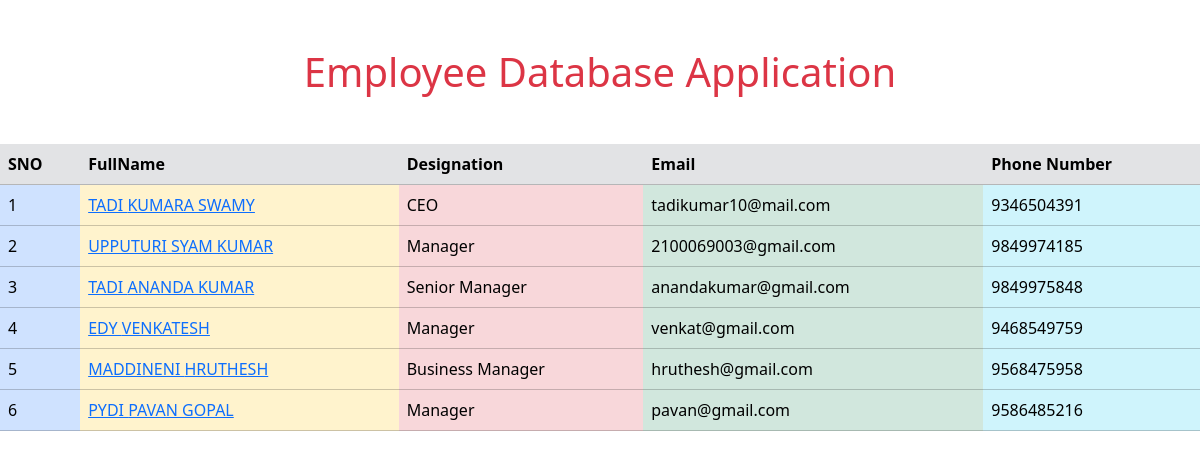
The page / on the database its author committed.
### salary/models.py (models this page shows, shortened)
class Employee(models.Model):
    first_name=models.CharField(max_length=100)
    last_name=models.CharField(max_length=100)
    photo=models.ImageField(upload_to='images')
    designation=models.CharField(max_length=100)
    email_address=models.EmailField(max_length=100,unique=True)
    phone_number=models.CharField(max_length=10)

### Employee/views.py (the view)
# urls.py: 2. Add a URL to urlpatterns:  path('', views.home, name='home')
def home(request):
    employees=Employee.objects.all()
    context={
        'employees':employees,
    }
    return render(request,'home.html',context)

### templates/home.html (shortened to what this page needs)
{% load static %}
<!DOCTYPE html>
<html lang="en">
<head>
    <link href="https://cdn.jsdelivr.net/npm/bootstrap@5.3.3/dist/css/bootstrap.min.css" rel="stylesheet">
</head>
<body>
  <div class="mt-5">
    <h1 class="text-center text-danger">Employee Database Application</h1>
    <table class="table table-hover mt-5">
      <thead class="thead-dark">
      <tr>
        <th class="table-secondary">SNO</th>
        <th class="table-secondary">FullName</th>
        <th class="table-secondary">Designation</th>
        <th class="table-secondary">Email</th>
        <th class="table-secondary">Phone Number</th>
      </tr>
      </thead>
      <tbody>
        {% for x in employees  %}
        <tr>
          <td class="table-primary">{{forloop.counter}}</td>
          <td class="table-warning"><a href="{% url 'employee_detail' x.id %}">{{x.first_name}} {{x.last_name}}</x></td>
          <td class="table-danger">{{x.designation}}</td>
          <td class="table-success">{{x.email_address}}</td>
          <td class="table-info">{{x.phone_number}}</td>
        </tr>
        {% endfor %}
      </tbody>
    </table>
  </div>
</body>
</html>

### rows shown on the page
Employee: first_name "TADI", last_name "KUMARA SWAMY", designation "CEO", email_address "tadikumar10@mail.com", phone_number "9346504391"
Employee: first_name "UPPUTURI", last_name "SYAM KUMAR", designation "Manager", email_address "2100069003@gmail.com", phone_number "9849974185"
Employee: first_name "TADI", last_name "ANANDA KUMAR", designation "Senior Manager", email_address "anandakumar@gmail.com", phone_number "9849975848"
Employee: first_name "EDY", last_name "VENKATESH", designation "Manager", email_address "venkat@gmail.com", phone_number "9468549759"
Employee: first_name "MADDINENI", last_name "HRUTHESH", designation "Business Manager", email_address "hruthesh@gmail.com", phone_number "9568475958"
Employee: first_name "PYDI", last_name "PAVAN GOPAL", designation "Manager", email_address "pavan@gmail.com", phone_number "9586485216"
